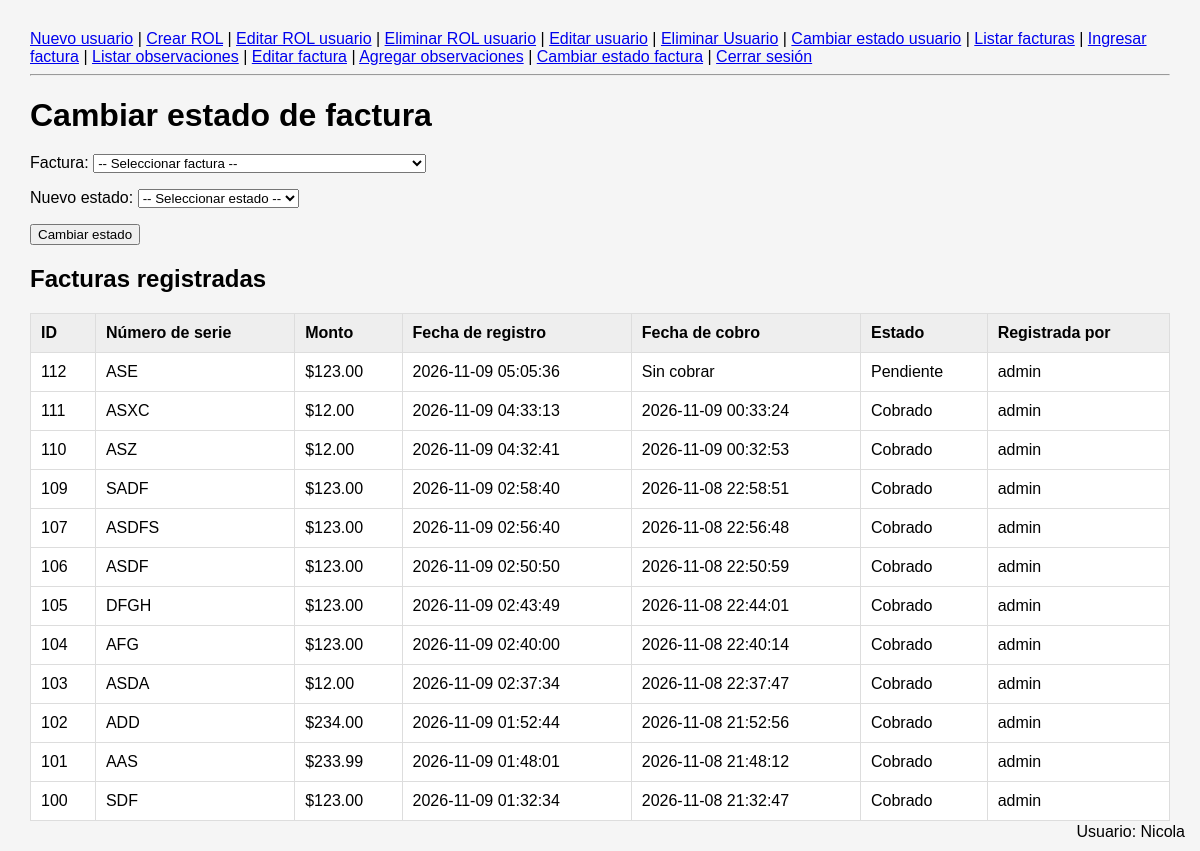
/Panaderia/cambiar_estado_factura.php (signed in), run on the app's committed database.
### tables this page shows
CREATE TABLE `usuario` (
  `id` smallint(5) UNSIGNED NOT NULL,
  `usuario` varchar(32) NOT NULL,
  `contrasenia` varchar(255) NOT NULL,
  `activo` tinyint(1) NOT NULL DEFAULT 1,
  `id_ROL` tinyint(3) UNSIGNED NOT NULL
);

CREATE TABLE `factura` (
  `id` int(10) UNSIGNED NOT NULL,
  `numero_serie` varchar(20) NOT NULL,
  `monto` decimal(8,2) NOT NULL,
  `fecha_registro` datetime NOT NULL,
  `fecha_cobro` datetime DEFAULT NULL,
  `estado` enum('Cobrado','Pendiente','Anulada') NOT NULL DEFAULT 'Pendiente',
  `id_usuario_registro` smallint(5) UNSIGNED NOT NULL,
  `id_usuario_asignado` smallint(5) DEFAULT NULL
);

### Panaderia/cambiar_estado_factura.php (the view, shortened to what this page needs)
<?php
require_once "conexion.php";
require_once "menu.php";
try {
    $sql = "SELECT
                factura.id,
                factura.numero_serie,
                factura.monto,
                factura.fecha_registro,
                factura.fecha_cobro,
                factura.estado,
                usuario.usuario AS nombre_usuario
            FROM factura
            INNER JOIN usuario
                ON factura.id_usuario_registro = usuario.id
            ORDER BY factura.id DESC";
    $stmt = $conexion->query($sql);
    $facturas = $stmt->fetchAll(PDO::FETCH_ASSOC);
} catch (PDOException $e) {
    $facturas = [];
    $error = "Error al obtener las facturas: " . $e->getMessage();
}
?>
<!DOCTYPE html>
<html lang="es">
<head>
</head>
<body>
<h1>Cambiar estado de factura</h1>
 <link rel="stylesheet" href="estilo.css">
<form method="POST" action="cambiar_estado_factura.php">
    <p>
        <label for="id_factura">
            Factura:
        </label>
        <select
            name="id_factura"
            id="id_factura"
            required
        >
            <option value="">
                -- Seleccionar factura --
            </option>
        </select>
    </p>
    <p>
        <label for="estado">
            Nuevo estado:
        </label>
        <select
            name="estado"
            id="estado"
            required
        >
            <option value="">
                -- Seleccionar estado --
            </option>
        </select>
    </p>
    <p>
        <button type="submit">
            Cambiar estado
        </button>
    </p>
</form>
<h2>Facturas registradas</h2>
<table border="1">
    <thead>
        <tr>
            <th>ID</th>
            <th>Número de serie</th>
            <th>Monto</th>
            <th>Fecha de registro</th>
            <th>Fecha de cobro</th>
            <th>Estado</th>
            <th>Registrada por</th>
        </tr>
    </thead>
    <tbody>
        <?php if (count($facturas) > 0): ?>
            <?php foreach ($facturas as $factura): ?>
                <tr>
                    <td>
                        <?= htmlspecialchars($factura["id"]) ?>
                    </td>
                    <td>
                        <?= htmlspecialchars($factura["numero_serie"]) ?>
                    </td>
                    <td>
                        $<?= htmlspecialchars($factura["monto"]) ?>
                    </td>
                    <td>
                        <?= htmlspecialchars($factura["fecha_registro"]) ?>
                    </td>
                    <td>
                        <?php if ($factura["fecha_cobro"] !== null): ?>
                            <?= htmlspecialchars($factura["fecha_cobro"]) ?>
                        <?php else: ?>
                            Sin cobrar
                        <?php endif; ?>
                    </td>
                    <td>
                        <?= htmlspecialchars($factura["estado"]) ?>
                    </td>
                    <td>
                        <?= htmlspecialchars($factura["nombre_usuario"]) ?>
                    </td>
                </tr>
            <?php endforeach; ?>
        <?php endif; ?>
    </tbody>
</table>
</body>
</html>

### Panaderia/usuario_logueado.php
<?php
if (isset($_SESSION["id_usuario"])) {
    $sqlUsuario = "SELECT usuario
                   FROM usuario
                   WHERE id = ?";
    $stmtUsuario = $conexion->prepare($sqlUsuario);
    $stmtUsuario->execute([$_SESSION["id_usuario"]]);
    $usuarioLogueado = $stmtUsuario->fetch(PDO::FETCH_ASSOC);
    if ($usuarioLogueado) {
        ?>
        <div style="
            position: fixed;
            bottom: 10px;
            right: 15px;
        ">
            Usuario:
            <?= htmlspecialchars($usuarioLogueado["usuario"]) ?>
        </div>
        <?php
    }
}
?>

### Panaderia/estilo.css (style rules this page uses)
body { font-family: Arial, sans-serif; margin: 30px; background: #f5f5f5; }
h1 { margin-bottom: 20px; }
table { width: 100%; border-collapse: collapse; background: white; }
th, td { padding: 10px; border: 1px solid #ddd; text-align: left; }
th { background: #eee; }

### data on the page
usuario: usuario "Nicola"
factura: id "112", numero_serie "ASE", monto "123.00", fecha_registro "2026-11-09 05:05:36", shows "Sin cobrar", estado "Pendiente", id_usuario_registro.usuario "admin"
factura: id "111", numero_serie "ASXC", monto "12.00", fecha_registro "2026-11-09 04:33:13", fecha_cobro "2026-11-09 00:33:24", estado "Cobrado", id_usuario_registro.usuario "admin"
factura: id "110", numero_serie "ASZ", monto "12.00", fecha_registro "2026-11-09 04:32:41", fecha_cobro "2026-11-09 00:32:53", estado "Cobrado", id_usuario_registro.usuario "admin"
factura: id "109", numero_serie "SADF", monto "123.00", fecha_registro "2026-11-09 02:58:40", fecha_cobro "2026-11-08 22:58:51", estado "Cobrado", id_usuario_registro.usuario "admin"
factura: id "107", numero_serie "ASDFS", monto "123.00", fecha_registro "2026-11-09 02:56:40", fecha_cobro "2026-11-08 22:56:48", estado "Cobrado", id_usuario_registro.usuario "admin"
factura: id "106", numero_serie "ASDF", monto "123.00", fecha_registro "2026-11-09 02:50:50", fecha_cobro "2026-11-08 22:50:59", estado "Cobrado", id_usuario_registro.usuario "admin"
factura: id "105", numero_serie "DFGH", monto "123.00", fecha_registro "2026-11-09 02:43:49", fecha_cobro "2026-11-08 22:44:01", estado "Cobrado", id_usuario_registro.usuario "admin"
factura: id "104", numero_serie "AFG", monto "123.00", fecha_registro "2026-11-09 02:40:00", fecha_cobro "2026-11-08 22:40:14", estado "Cobrado", id_usuario_registro.usuario "admin"
factura: id "103", numero_serie "ASDA", monto "12.00", fecha_registro "2026-11-09 02:37:34", fecha_cobro "2026-11-08 22:37:47", estado "Cobrado", id_usuario_registro.usuario "admin"
factura: id "102", numero_serie "ADD", monto "234.00", fecha_registro "2026-11-09 01:52:44", fecha_cobro "2026-11-08 21:52:56", estado "Cobrado", id_usuario_registro.usuario "admin"
factura: id "101", numero_serie "AAS", monto "233.99", fecha_registro "2026-11-09 01:48:01", fecha_cobro "2026-11-08 21:48:12", estado "Cobrado", id_usuario_registro.usuario "admin"
factura: id "100", numero_serie "SDF", monto "123.00", fecha_registro "2026-11-09 01:32:34", fecha_cobro "2026-11-08 21:32:47", estado "Cobrado", id_usuario_registro.usuario "admin"
